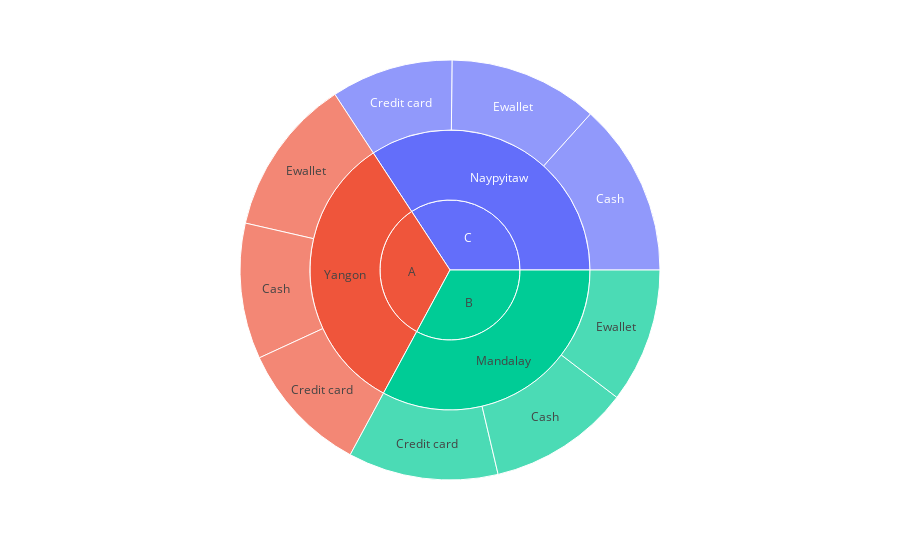

Notebook cell for this chart:
### Markdown cell above
#### TOTAL SALES WITH A SUNBURST VIEW

### Code cell
fig = px.sunburst(df, path=['Branch', 'City', 'Payment'], values='Total')
fig

### Figure 1 — Plotly figure (JSON) as saved in the notebook; plotly's stock layout.template omitted (floating-point values rounded to 4 significant figures)
{"data": [{"branchvalues": "total", "domain": {"x": [0, 1], "y": [0, 1]}, "hovertemplate": "labels=%{label}<br>Total=%{value}<br>parent=%{parent}<br>id=%{id}<extra></extra>", "ids": ["B/Mandalay/Cash", "C/Naypyitaw/Cash", "A/Yangon/Cash", "B/Mandalay/Credit card", "C/Naypyitaw/Credit card", "A/Yangon/Credit card", "B/Mandalay/Ewallet", "C/Naypyitaw/Ewallet", "A/Yangon/Ewallet", "B/Mandalay", "C/Naypyitaw", "A/Yangon", "A", "B", "C"], "labels": ["Cash", "Cash", "Cash", "Credit card", "Credit card", "Credit card", "Ewallet", "Ewallet", "Ewallet", "Mandalay", "Naypyitaw", "Yangon", "A", "B", "C"], "name": "", "parents": ["B/Mandalay", "C/Naypyitaw", "A/Yangon", "B/Mandalay", "C/Naypyitaw", "A/Yangon", "B/Mandalay", "C/Naypyitaw", "A/Yangon", "B", "C", "A", "", "", ""], "type": "sunburst", "values": [35340.0, 43090.0, 33780.0, 37340.0, 30330.0, 33090.0, 33510.0, 37160.0, 39320.0, 106200.0, 110600.0, 106200.0, 106200.0, 106200.0, 110600.0]}], "layout": {"legend": {"tracegroupgap": 0}, "margin": {"t": 60}}}
